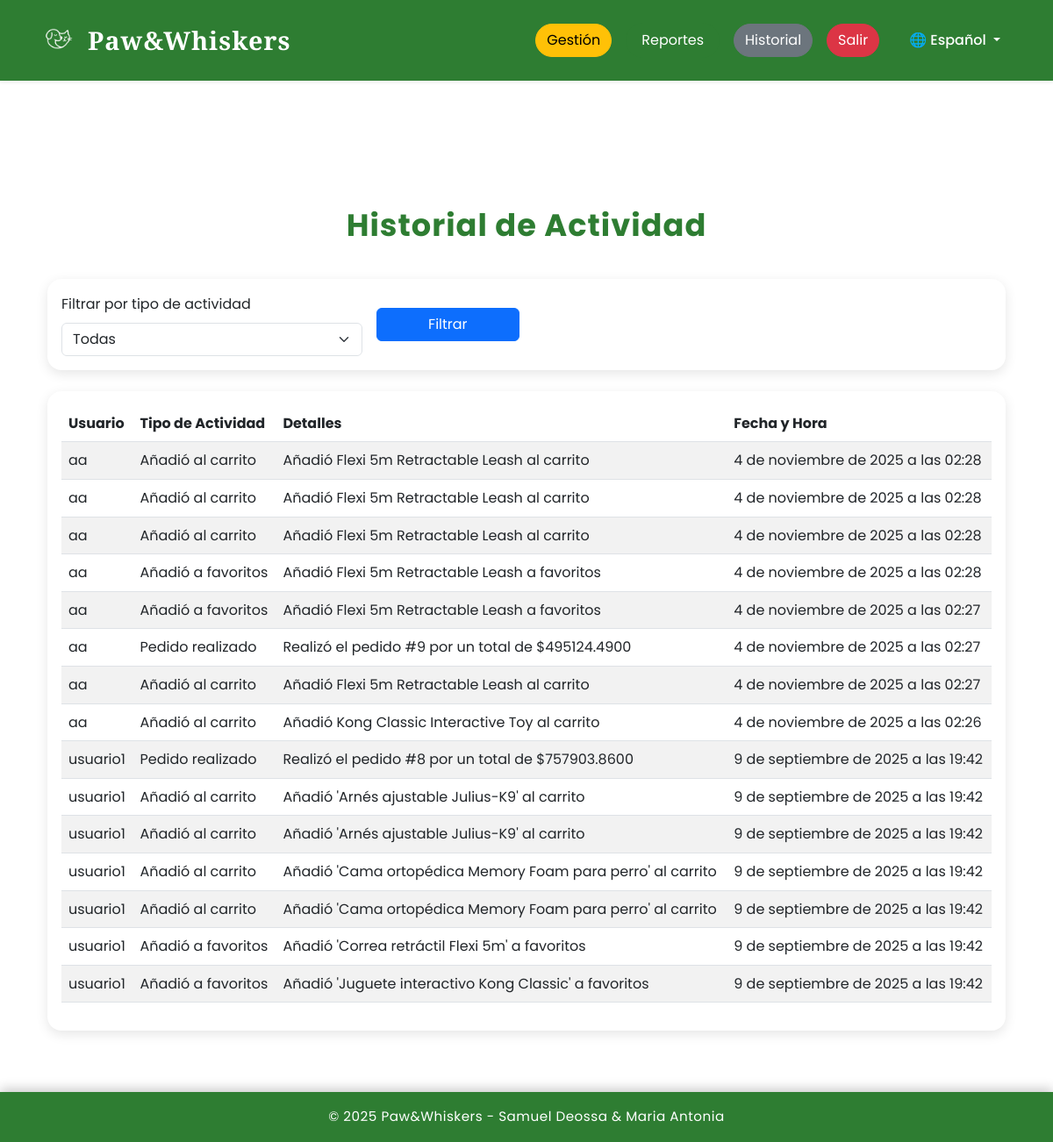
Page /clientes/historial/ (signed in) on the committed database.
### clientes/models.py (models this page shows, shortened)
class RegistroActividad(models.Model):
    TIPO_ACTIVIDAD_CHOICES = [
        ('CARRITO', 'Añadió al carrito'),
        ('FAVORITO', 'Añadió a favoritos'),
        ('PEDIDO', 'Pedido realizado'),
    ]
    usuario = models.ForeignKey(User, on_delete=models.CASCADE)
    tipo_actividad = models.CharField(max_length=20, choices=TIPO_ACTIVIDAD_CHOICES)
    detalles = models.TextField(blank=True, null=True)
    fecha = models.DateTimeField(auto_now_add=True)
    class Meta:
        verbose_name = "Registro de Actividad"
        verbose_name_plural = "Registros de Actividad"
        ordering = ['-fecha']

### clientes/views.py (the view)
# urls.py: path('historial/', views.ver_historial, name='ver_historial'),
@user_passes_test(es_admin)
def ver_historial(request):
    actividades_lista = RegistroActividad.objects.all()
    tipos_actividad = RegistroActividad.TIPO_ACTIVIDAD_CHOICES
    filtro_tipo = request.GET.get("tipo_actividad", '')  # ❌ NO traducir nombres de parámetros
    if filtro_tipo:
        actividades_lista = actividades_lista.filter(tipo_actividad=filtro_tipo)
    paginator = Paginator(actividades_lista, 15)  # 15 registros por página
    page_number = request.GET.get("page")  # ❌ NO traducir "page"
    actividades = paginator.get_page(page_number)
    context = {
        "actividades": actividades,  # ❌ NO traducir nombres de variables en contexto
        "tipos_actividad": tipos_actividad,
        "filtro_actual": filtro_tipo
    }
    return render(request, 'clientes/historial.html', context)

### carrito/context_processors.py (called while the page is built, shortened)
def carrito_context(request):
    return {'carrito_context': None}

### clientes/views.py (called while the page is built)
def es_admin(user):
    return user.is_superuser

### tienda/context_processors.py (called while the page is built)
def clima_medellin(request):
    try:
        latitud = 6.2518
        longitud = -75.5636
        url = f"https://api.open-meteo.com/v1/forecast?latitude={latitud}&longitude={longitud}&current_weather=true"
        response = requests.get(url, timeout=5) # Timeout de 5 segundos
        response.raise_for_status()  # Lanza un error para respuestas 4xx/5xx
        data = response.json()
        clima = {
            'temperatura': data['current_weather']['temperature'],
            'codigo_clima': data['current_weather']['weathercode']
        }
        return {'clima_medellin': clima}
    except requests.exceptions.RequestException as e:
        print(f"Error al obtener el clima: {e}")
        return {}
    except (KeyError, ValueError) as e:
        print(f"Error al procesar los datos del clima: {e}")
        return {}

### templates/clientes/historial.html (shortened to what this page needs)
{% extends "tienda/base.html" %}
{% load i18n %}
{% block content %}
<div class="container my-5">
    {% if user.is_superuser %}
    <h2 class="section-title">{% trans "Historial de Actividad" %}</h2>
    <div class="card mb-4">
        <div class="card-body">
            <form method="get" class="row g-3 align-items-center">
                <div class="col-md-4">
                    <label for="tipo_actividad" class="form-label">{% trans "Filtrar por tipo de actividad" %}</label>
                    <select name="tipo_actividad" id="tipo_actividad" class="form-select">
                        <option value="">{% trans "Todas" %}</option>
                    </select>
                </div>
                <div class="col-md-2 d-grid">
                    <button type="submit" class="btn btn-primary">{% trans "Filtrar" %}</button>
                </div>
            </form>
        </div>
    </div>
    <div class="card">
        <div class="card-body">
            <div class="table-responsive">
                <table class="table table-striped table-hover">
                    <thead>
                        <tr>
                            <th>{% trans "Usuario" %}</th>
                            <th>{% trans "Tipo de Actividad" %}</th>
                            <th>{% trans "Detalles" %}</th>
                            <th>{% trans "Fecha y Hora" %}</th>
                        </tr>
                    </thead>
                    <tbody>
                        {% for actividad in actividades %}
                        <tr>
                            <td>{{ actividad.usuario.username }}</td>
                            <td>{{ actividad.get_tipo_actividad_display }}</td>
                            <td>{{ actividad.detalles }}</td>
                            <td>{{ actividad.fecha }}</td>
                        </tr>
                        {% empty %}
                        <tr>
                            <td colspan="4" class="text-center">{% trans "No hay registros de actividad." %}</td>
                        </tr>
                        {% endfor %}
                    </tbody>
                </table>
            </div>
        </div>
    </div>
    {% else %}
    <div class="alert alert-danger">{% trans "No tienes permisos para ver esta página." %}</div>
    {% endif %}
</div>
{% endblock %}

### static/tienda/style.css (style rules this page uses)
* { margin: 0; padding: 0; box-sizing: border-box; }
body { font-family: 'Poppins', sans-serif; background: #ffffff; color: #333; line-height: 1.6; }
h2 { color: #2E7D32; font-weight: 600; text-align: center; margin-bottom: 30px; }
.card { background: #fff; border: none; border-radius: 16px; overflow: hidden; box-shadow: 0 4px 14px rgba(0,0,0,0.1); transition: transform 0.3s ease, box-shadow 0.3s ease; }
.section-title { color: #2E7D32; font-weight: 700; text-align: center; margin-bottom: 40px; font-size: 2.2rem; letter-spacing: 1px; }

### rows in the picture
RegistroActividad: usuario.username "aa", tipo_actividad "Añadió al carrito", detalles "Añadió Flexi 5m Retractable Leash al carrito", fecha "4 de noviembre de 2025 a las 02:28"
RegistroActividad: usuario.username "aa", tipo_actividad "Añadió al carrito", detalles "Añadió Flexi 5m Retractable Leash al carrito", fecha "4 de noviembre de 2025 a las 02:28"
RegistroActividad: usuario.username "aa", tipo_actividad "Añadió al carrito", detalles "Añadió Flexi 5m Retractable Leash al carrito", fecha "4 de noviembre de 2025 a las 02:28"
RegistroActividad: usuario.username "aa", tipo_actividad "Añadió a favoritos", detalles "Añadió Flexi 5m Retractable Leash a favoritos", fecha "4 de noviembre de 2025 a las 02:28"
RegistroActividad: usuario.username "aa", tipo_actividad "Añadió a favoritos", detalles "Añadió Flexi 5m Retractable Leash a favoritos", fecha "4 de noviembre de 2025 a las 02:27"
RegistroActividad: usuario.username "aa", tipo_actividad "Pedido realizado", detalles "Realizó el pedido #9 por un total de $495124.4900", fecha "4 de noviembre de 2025 a las 02:27"
RegistroActividad: usuario.username "aa", tipo_actividad "Añadió al carrito", detalles "Añadió Flexi 5m Retractable Leash al carrito", fecha "4 de noviembre de 2025 a las 02:27"
RegistroActividad: usuario.username "aa", tipo_actividad "Añadió al carrito", detalles "Añadió Kong Classic Interactive Toy al carrito", fecha "4 de noviembre de 2025 a las 02:26"
RegistroActividad: usuario.username "usuario1", tipo_actividad "Pedido realizado", detalles "Realizó el pedido #8 por un total de $757903.8600", fecha "9 de septiembre de 2025 a las 19:42"
RegistroActividad: usuario.username "usuario1", tipo_actividad "Añadió al carrito", detalles "Añadió 'Arnés ajustable Julius-K9' al carrito", fecha "9 de septiembre de 2025 a las 19:42"
RegistroActividad: usuario.username "usuario1", tipo_actividad "Añadió al carrito", detalles "Añadió 'Arnés ajustable Julius-K9' al carrito", fecha "9 de septiembre de 2025 a las 19:42"
RegistroActividad: usuario.username "usuario1", tipo_actividad "Añadió al carrito", detalles "Añadió 'Cama ortopédica Memory Foam para perro' al carrito", fecha "9 de septiembre de 2025 a las 19:42"
RegistroActividad: usuario.username "usuario1", tipo_actividad "Añadió al carrito", detalles "Añadió 'Cama ortopédica Memory Foam para perro' al carrito", fecha "9 de septiembre de 2025 a las 19:42"
RegistroActividad: usuario.username "usuario1", tipo_actividad "Añadió a favoritos", detalles "Añadió 'Correa retráctil Flexi 5m' a favoritos", fecha "9 de septiembre de 2025 a las 19:42"
RegistroActividad: usuario.username "usuario1", tipo_actividad "Añadió a favoritos", detalles "Añadió 'Juguete interactivo Kong Classic' a favoritos", fecha "9 de septiembre de 2025 a las 19:42"
